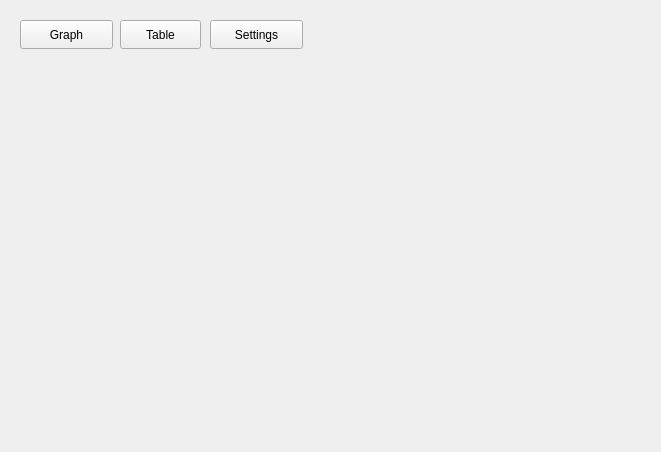
<?xml version="1.0" encoding="UTF-8"?>
<ui version="4.0">
 <class>MainWindow</class>
 <widget class="QMainWindow" name="MainWindow">
  <property name="geometry">
   <rect>
    <x>0</x>
    <y>0</y>
    <width>661</width>
    <height>452</height>
   </rect>
  </property>
  <property name="windowTitle">
   <string>MainWindow</string>
  </property>
  <property name="layoutDirection">
   <enum>Qt::LeftToRight</enum>
  </property>
  <widget class="QWidget" name="centralWidget">
   <property name="sizePolicy">
    <sizepolicy hsizetype="Fixed" vsizetype="Fixed">
     <horstretch>0</horstretch>
     <verstretch>0</verstretch>
    </sizepolicy>
   </property>
   <widget class="QPushButton" name="graphBtn">
    <property name="geometry">
     <rect>
      <x>20</x>
      <y>20</y>
      <width>93</width>
      <height>29</height>
     </rect>
    </property>
    <property name="text">
     <string>Graph</string>
    </property>
   </widget>
   <widget class="QPushButton" name="tableBtn">
    <property name="geometry">
     <rect>
      <x>120</x>
      <y>20</y>
      <width>81</width>
      <height>29</height>
     </rect>
    </property>
    <property name="text">
     <string>Table</string>
    </property>
   </widget>
   <widget class="QStackedWidget" name="stackedWidget">
    <property name="geometry">
     <rect>
      <x>9</x>
      <y>114</y>
      <width>643</width>
      <height>329</height>
     </rect>
    </property>
    <property name="sizePolicy">
     <sizepolicy hsizetype="Preferred" vsizetype="Preferred">
      <horstretch>0</horstretch>
      <verstretch>0</verstretch>
     </sizepolicy>
    </property>
    <property name="currentIndex">
     <number>0</number>
    </property>
    <widget class="QWidget" name="graph">
     <widget class="QCustomPlot" name="customPlot" native="true">
      <property name="geometry">
       <rect>
        <x>0</x>
        <y>-100</y>
        <width>621</width>
        <height>421</height>
       </rect>
      </property>
     </widget>
    </widget>
    <widget class="QWidget" name="table">
     <widget class="QTableView" name="tableView">
      <property name="geometry">
       <rect>
        <x>0</x>
        <y>10</y>
        <width>643</width>
        <height>321</height>
       </rect>
      </property>
      <property name="editTriggers">
       <set>QAbstractItemView::NoEditTriggers</set>
      </property>
     </widget>
    </widget>
    <widget class="QWidget" name="settings">
     <widget class="QWidget" name="">
      <property name="geometry">
       <rect>
        <x>0</x>
        <y>0</y>
        <width>213</width>
        <height>321</height>
       </rect>
      </property>
      <layout class="QGridLayout" name="gridLayout_6">
       <item row="0" column="0">
        <widget class="QLabel" name="label">
         <property name="sizePolicy">
          <sizepolicy hsizetype="Fixed" vsizetype="Fixed">
           <horstretch>0</horstretch>
           <verstretch>0</verstretch>
          </sizepolicy>
         </property>
         <property name="text">
          <string>Municipalities</string>
         </property>
        </widget>
       </item>
       <item row="1" column="0">
        <widget class="QCheckBox" name="sudbury">
         <property name="text">
          <string>Sudbury (Greater)</string>
         </property>
        </widget>
       </item>
       <item row="2" column="0">
        <widget class="QCheckBox" name="windsor">
         <property name="text">
          <string>Windsor</string>
         </property>
        </widget>
       </item>
       <item row="3" column="0">
        <widget class="QCheckBox" name="barrie">
         <property name="text">
          <string>Barrie</string>
         </property>
        </widget>
       </item>
       <item row="4" column="0">
        <widget class="QCheckBox" name="ottawa">
         <property name="text">
          <string>Ottawa</string>
         </property>
        </widget>
       </item>
       <item row="5" column="0">
        <widget class="QCheckBox" name="winnipeg">
         <property name="text">
          <string>Winnipeg</string>
         </property>
        </widget>
       </item>
       <item row="6" column="0">
        <widget class="QCheckBox" name="calgary">
         <property name="text">
          <string>Calgary</string>
         </property>
        </widget>
       </item>
       <item row="7" column="0">
        <widget class="QCheckBox" name="hamilton">
         <property name="text">
          <string>Hamilton</string>
         </property>
        </widget>
       </item>
       <item row="8" column="0">
        <widget class="QCheckBox" name="london">
         <property name="text">
          <string>London</string>
         </property>
        </widget>
       </item>
       <item row="9" column="0">
        <widget class="QCheckBox" name="toronto">
         <property name="text">
          <string>Toronto</string>
         </property>
        </widget>
       </item>
       <item row="10" column="0">
        <widget class="QCheckBox" name="thunderBay">
         <property name="text">
          <string>Thunder Bay</string>
         </property>
        </widget>
       </item>
      </layout>
     </widget>
     <widget class="QWidget" name="">
      <property name="geometry">
       <rect>
        <x>210</x>
        <y>0</y>
        <width>432</width>
        <height>184</height>
       </rect>
      </property>
      <layout class="QGridLayout" name="gridLayout_5">
       <item row="0" column="0">
        <widget class="QLabel" name="label_2">
         <property name="sizePolicy">
          <sizepolicy hsizetype="Fixed" vsizetype="Fixed">
           <horstretch>0</horstretch>
           <verstretch>0</verstretch>
          </sizepolicy>
         </property>
         <property name="text">
          <string>Years</string>
         </property>
        </widget>
       </item>
       <item row="1" column="0">
        <widget class="QCheckBox" name="checkBox">
         <property name="text">
          <string>2008</string>
         </property>
        </widget>
       </item>
       <item row="2" column="0">
        <widget class="QCheckBox" name="twoThousandNine">
         <property name="text">
          <string>2009</string>
         </property>
        </widget>
       </item>
       <item row="3" column="0">
        <widget class="QCheckBox" name="twoThousandTen">
         <property name="text">
          <string>2010</string>
         </property>
        </widget>
       </item>
       <item row="4" column="0">
        <widget class="QCheckBox" name="twoThousandEleven">
         <property name="text">
          <string>2011</string>
         </property>
        </widget>
       </item>
       <item row="5" column="0">
        <widget class="QCheckBox" name="checkBox_2">
         <property name="text">
          <string>2012</string>
         </property>
        </widget>
       </item>
      </layout>
     </widget>
     <widget class="QPushButton" name="button_get_graph">
      <property name="geometry">
       <rect>
        <x>240</x>
        <y>200</y>
        <width>85</width>
        <height>29</height>
       </rect>
      </property>
      <property name="sizePolicy">
       <sizepolicy hsizetype="Fixed" vsizetype="Fixed">
        <horstretch>0</horstretch>
        <verstretch>0</verstretch>
       </sizepolicy>
      </property>
      <property name="text">
       <string>Get Graph</string>
      </property>
     </widget>
     <widget class="QPushButton" name="button_export_to_image">
      <property name="geometry">
       <rect>
        <x>350</x>
        <y>200</y>
        <width>92</width>
        <height>29</height>
       </rect>
      </property>
      <property name="sizePolicy">
       <sizepolicy hsizetype="Fixed" vsizetype="Fixed">
        <horstretch>0</horstretch>
        <verstretch>0</verstretch>
       </sizepolicy>
      </property>
      <property name="text">
       <string>Save Graph</string>
      </property>
     </widget>
     <zorder></zorder>
     <zorder></zorder>
     <zorder></zorder>
     <zorder>button_get_graph</zorder>
     <zorder>button_export_to_image</zorder>
    </widget>
   </widget>
   <widget class="QPushButton" name="settingsBtn">
    <property name="geometry">
     <rect>
      <x>210</x>
      <y>20</y>
      <width>93</width>
      <height>29</height>
     </rect>
    </property>
    <property name="text">
     <string>Settings</string>
    </property>
   </widget>
  </widget>
 </widget>
 <layoutdefault spacing="6" margin="11"/>
 <customwidgets>
  <customwidget>
   <class>QCustomPlot</class>
   <extends>QWidget</extends>
   <header>qcustomplot.h</header>
   <container>1</container>
  </customwidget>
 </customwidgets>
 <resources/>
 <connections/>
</ui>
